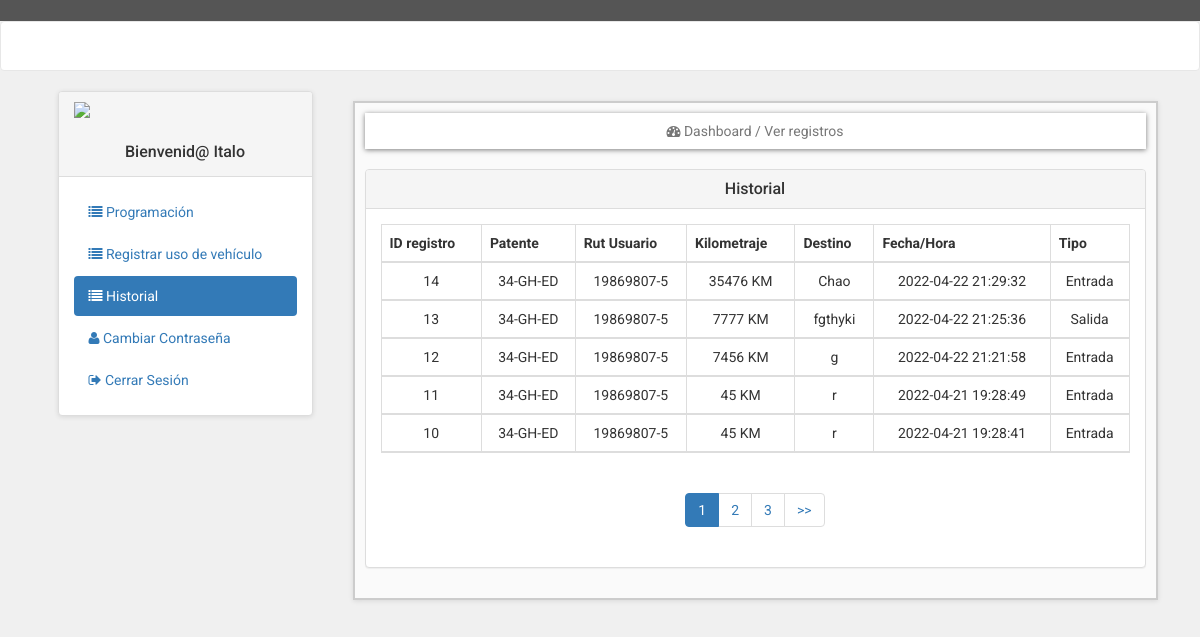
Screenshot of /user/my_account.php?history (signed in) with the database file from the repository.
### tables this page shows
CREATE TABLE `usuarios` (
  `usu_id` int(11) NOT NULL,
  `usu_nombre` varchar(255) NOT NULL,
  `usu_rut` varchar(10) NOT NULL,
  `usu_pass` varchar(255) NOT NULL,
  `usu_foto` text NOT NULL,
  `usu_contacto` varchar(255) NOT NULL,
  `usu_depto` text NOT NULL,
  `usu_comuna` text NOT NULL
);

CREATE TABLE `registros` (
  `id_reg` int(11) NOT NULL,
  `id_vehi` int(11) NOT NULL,
  `patente` varchar(10) NOT NULL,
  `fecha_reg` timestamp NOT NULL DEFAULT current_timestamp() ON UPDATE current_timestamp(),
  `kilometraje` text NOT NULL,
  `usu_rut` varchar(10) NOT NULL,
  `destino` text NOT NULL,
  `tipo_reg` varchar(15) NOT NULL,
  `foto_reg` text NOT NULL
);

### user/history.php (the view, shortened to what this page needs)
<?php
if(!isset($_SESSION['usu_rut'])){
echo "<script>window.open('login.php','_self')</script>";
}
else {
?>
<link href="../styles/bootstrap.min.css" rel="stylesheet">
<link href="../styles/style.css" rel="stylesheet">
<link href="font-awesome/css/font-awesome.min.css" rel="stylesheet">
<div class="row">
<div class="col-lg-12" >
<ol class="breadcrumb" >
<li class="active" >
<i class="fa fa-dashboard"></i> Dashboard / Ver registros
</li>
</ol>
</div>
</div>
<div class="row" >
<div class="col-lg-12" >
<div class="panel panel-default" >
<div class="panel-heading" >
<h3 class="panel-title" >
<i ></i> Historial <br>
</h3>
</div>
<div class="panel-body" >
<div class="table-responsive" >
<table class="table table-bordered table-hover table-striped" >
<thead>
<tr>
<th>ID registro</th>
<th>Patente</th>
<th>Rut Usuario</th>
<th>Kilometraje</th>
<th>Destino</th>
<th>Fecha/Hora</th>
<th>Tipo</th>
</tr>
<?php
$usu_session = $_SESSION['usu_rut'];
$sql_register = mysqli_query($con, "SELECT COUNT(*) AS total_registros FROM registros WHERE usu_rut='$usu_session'");
$result_register = mysqli_fetch_array($sql_register);
$total_registros = $result_register['total_registros'];
$por_pagina = 5;
if(empty($_GET['history'])){
    $pagina = 1;
}else{
    $pagina = $_GET['history'];
}
$desde = ($pagina-1) * $por_pagina;
$total_paginas = ceil($total_registros / $por_pagina);
$usu_session = $_SESSION['usu_rut'];
$get_reg = "SELECT * FROM registros WHERE usu_rut='$usu_session' ORDER BY fecha_reg DESC LIMIT $desde,$por_pagina";
$run_reg = mysqli_query($con,$get_reg);
while($row_reg=mysqli_fetch_array($run_reg)){
$reg_id = $row_reg['id_reg'];
$reg_patente = $row_reg['patente'];
$reg_rut = $row_reg['usu_rut'];
$reg_kilometraje = $row_reg['kilometraje'];
$reg_destino = $row_reg['destino'];
$reg_fecha = $row_reg['fecha_reg'];
$reg_tipo = $row_reg['tipo_reg'];
?>
<tr>
<td><?php echo $reg_id; ?></td>
<td><?php echo $reg_patente; ?></td>
<td><?php echo $reg_rut; ?></td>
<td><?php echo $reg_kilometraje; ?> KM</td>
<td> <?php echo $reg_destino; ?> </td>
<td><?php echo $reg_fecha; ?></td>
<td><?php echo $reg_tipo; ?></td>
</tr>
<?php } ?>
</thead>
</table>
<center>
<nav aria-label="Page navigation example">
  <ul class="pagination">
    <?php
    for ($i=1; $i <= $total_paginas; $i++){
        if($i == $pagina){
            echo '<li class="page-item active"><a>'.$i.'</a></li>';
        }else{
            echo '<li><a href="?history='.$i.'">'.$i.'</a></li>';
        }
    }
    if($pagina !=$total_paginas){
    ?>
    <li class="page-item"><a class="page-link" href="?history=<?php echo $pagina+1; ?>">>></a></li>
    <?php } ?>
  </ul>
</nav>
</div>
</div>
</div>
</div>
</div>
<?php } ?>

### user/includes/sidebar.php
<div class="panel panel-default sidebar-menu">
<div class="panel-heading">
<?php
$usuario_session = $_SESSION['usu_rut'];
$get_usuario = "select * from usuarios where usu_rut='$usuario_session'";
$run_usuario = mysqli_query($con,$get_usuario);
$row_usuario = mysqli_fetch_array($run_usuario);
$usu_foto = $row_usuario['usu_foto'];
$usu_nombre = $row_usuario['usu_nombre'];
if(!isset($_SESSION['usu_rut'])){
}
else {
echo "
<center>
<img src='user_images/$usu_foto' class='img-responsive'>
</center>
<br>
<h3 align='center' class='panel-title'> Bienvenid@ $usu_nombre </h3>
";
}
?>
</div>
<div class="panel-body">
<ul class="nav nav-pills nav-stacked">
<li class="<?php if(isset($_GET['create_record'])){ echo "active"; } ?>">
<a href="my_account.php?create_record"> <i class="fa fa-list"> </i> Programación </a>
</li>
<li class="<?php if(isset($_GET['create_record2'])){ echo "active"; } ?>">
<a href="my_account.php?create_record2"> <i class="fa fa-list"></i> Registrar uso de vehículo </a>
</li>
<li class="<?php if(isset($_GET['history'])){ echo "active"; } ?>">
<a href="my_account.php?history"> <i class="fa fa-list"></i> Historial </a>
</li>
<li class="<?php if(isset($_GET['change_pass'])){ echo "active"; } ?>">
<a href="my_account.php?change_pass"> <i class="fa fa-user"></i> Cambiar Contraseña </a>
</li>
<li>
<a href="logout.php"> <i class="fa fa-sign-out"></i> Cerrar Sesión </a>
</li>
</ul>
</div>
</div>

### styles/style.css (style rules this page uses)
body { font-family: "Roboto", Helvetica, Arial, sans-serif; font-size: 14px; line-height: 1.42857143; color: #333333; background-color: #f0f0f0; overflow-x: hidden; }
.breadcrumb { padding: 8px 15px; margin-bottom:20px; background-color: #ffffff; border-radius: 0; box-shadow: 0 1px 5px rgba(0, 0, 0, 0.5); }
#content .panel.sidebar-menu { box-sizing: border-box; box-shadow: 0 1px 5px rgba(0, 0, 0, 0.1); }
#content .panel.sidebar-menu h3 { padding: 5px 0; margin: 0; }

### rows the page displays
usuarios: usu_nombre "Italo"
registros: id_reg "14", patente "34-GH-ED", usu_rut "19869807-5", kilometraje "35476", destino "Chao", fecha_reg "2022-04-22 21:29:32", tipo_reg "Entrada"
registros: id_reg "13", patente "34-GH-ED", usu_rut "19869807-5", kilometraje "7777", destino "fgthyki", fecha_reg "2022-04-22 21:25:36", tipo_reg "Salida"
registros: id_reg "12", patente "34-GH-ED", usu_rut "19869807-5", kilometraje "7456", destino "g", fecha_reg "2022-04-22 21:21:58", tipo_reg "Entrada"
registros: id_reg "11", patente "34-GH-ED", usu_rut "19869807-5", kilometraje "45", destino "r", fecha_reg "2022-04-21 19:28:49", tipo_reg "Entrada"
registros: id_reg "10", patente "34-GH-ED", usu_rut "19869807-5", kilometraje "45", destino "r", fecha_reg "2022-04-21 19:28:41", tipo_reg "Entrada"
